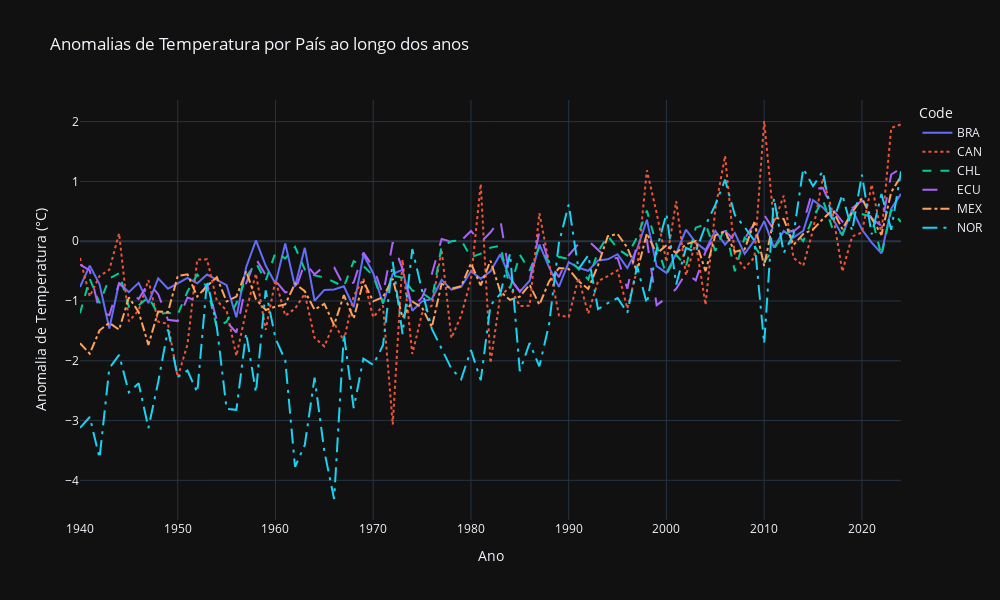

Source (notebook cell):
### Code cell
fig = px.line(
    df2,
    x="Year",
    y="Temperature anomaly",
    line_dash="Code",
    color="Code",
    title="Anomalias de Temperatura por País ao longo dos anos",
    labels={"Temperature anomaly": "Anomalia de Temperatura (°C)", "Year": "Ano"},
    width=1000,
    height=600,
    template="plotly_dark",
)

fig.update_layout(
    xaxis=dict(
        #tickvals=[1940, 1960, 1980, 2000, 2020],  anos específicos no eixo X  ~ ñão é necessário
        showgrid=True
    ),
    yaxis=dict(
        showgrid=True
    )
)

fig.show()
